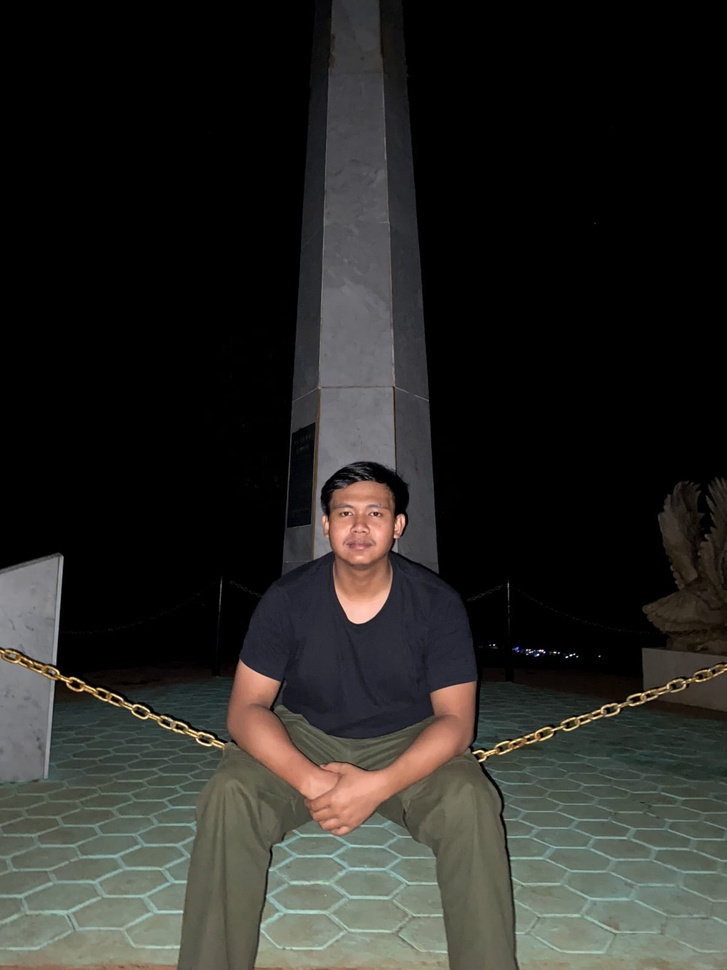
#> input picture aku.jpeg, 727 x 970 px, shrunk from 1200 x 1600 before the run
$ jupyter execute 'Filter Batas.ipynb'
#> lines starting #> are read from the running program, lines starting #| are printed output that depends on the picture
[cell 1]
import matplotlib.pyplot as plt
#matplotlib inline

from skimage import data  # Mengimpor modul data dari library skimage untuk mengakses dataset citra bawaan.
from skimage.io import imread  # Mengimpor modul imread dari library skimage.io untuk membaca citra dari file.
from skimage.color import rgb2gray  # Mengimpor modul rgb2gray dari library skimage.color untuk mengkonversi citra RGB menjadi grayscale.
import numpy as np  # Mengimpor modul numpy untuk operasi array dan manipulasi data numerik.
import cv2

[cell 2]
citra1 = imread(fname="aku.jpeg") #Membaca citra 1 dari file "aku.jpeg".
#> citra1 is the input picture: shape (970, 727, 3); mean R, G, B 41.3, 41, 37.7
citra1 = cv2.cvtColor(citra1, cv2.COLOR_RGB2GRAY) #Membaca citra "aku.jpeg" dalam mode grayscale
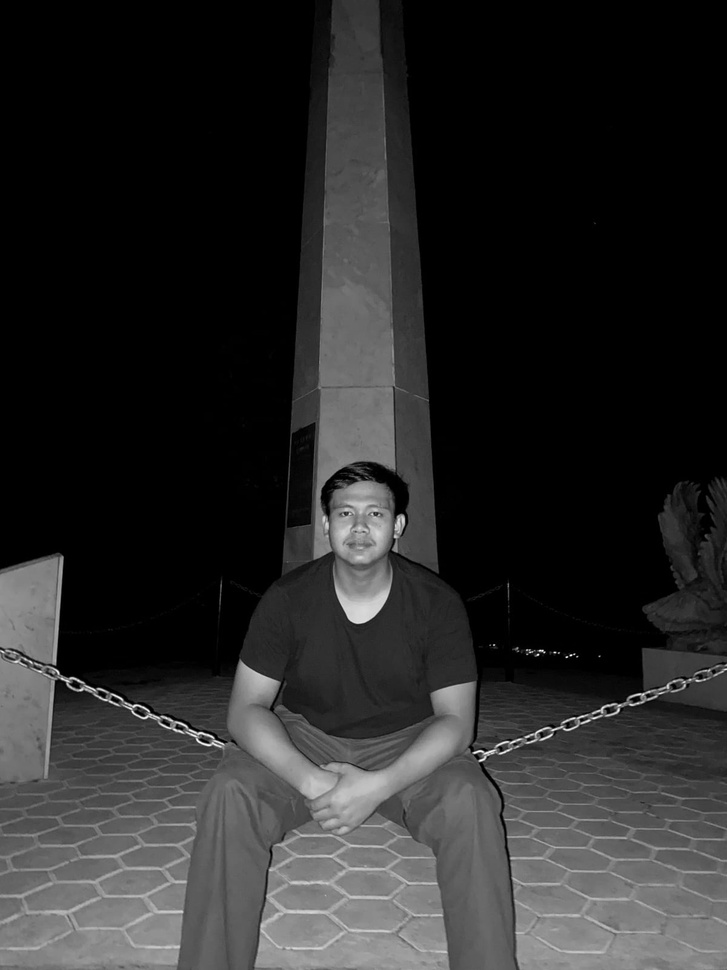
#> citra1: shape (970, 727); min 0, max 252, mean 40.7
citra2 = imread(fname="tank.jpg") #Membaca citra 2 dari file "tank.jpg".
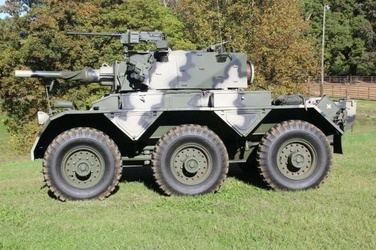
#> input picture tank.jpg, 376 x 250 px, shrunk from 620 x 413 before the run
#> citra2 is the input picture: shape (250, 376, 3); mean R, G, B 127.7, 130.7, 99.1
citra2 = cv2.cvtColor(citra2, cv2.COLOR_RGB2GRAY) #Membaca citra "tank.jpg" dalam mode grayscale
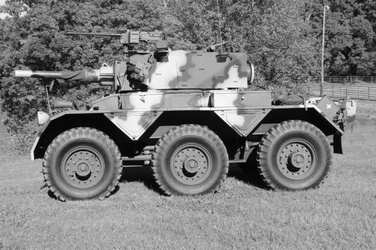
#> citra2: shape (250, 376); min 0, max 255, mean 126.2

print('Shape citra 1 : ', citra1.shape) #Menampilkan shape citra 1.
#| Shape citra 1 :  (970, 727)
print('Shape citra 1 : ', citra2.shape) #Menampilkan shape citra 2.
#| Shape citra 1 :  (250, 376)

fig, axes = plt.subplots(1, 2, figsize=(10, 10))# Membuat subplot dengan 1 baris dan 2 kolom.
ax = axes.ravel()

ax[0].imshow(citra1, cmap='gray')  #Menampilkan citra 1 pada subplot pertama.
ax[0].set_title("Citra 1")  #Mengatur judul untuk subplot pertama.
ax[1].imshow(citra2, cmap='gray')  #Menampilkan citra 2 pada subplot kedua.
ax[1].set_title("Citra 2")  #Mengatur judul untuk subplot kedua.
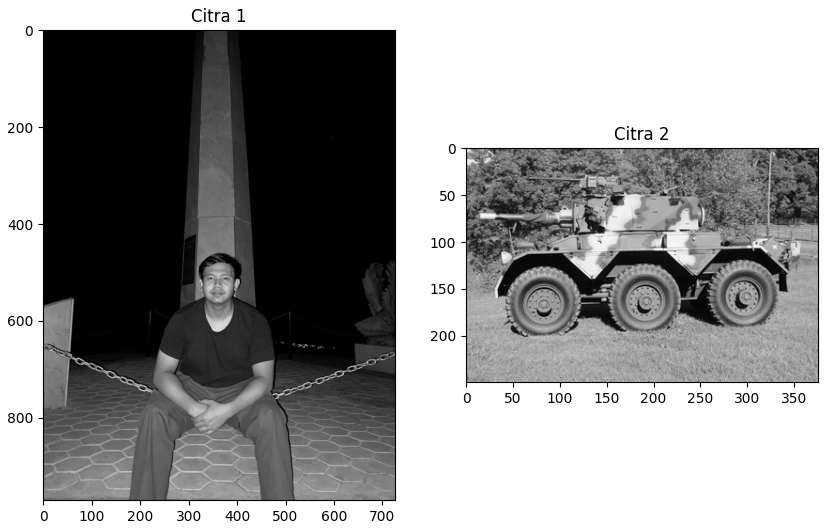
#> figure drawn by matplotlib, 2 panels

[cell 3]
copyCitra1 = citra1.copy() #Membuat salinan citra 1.
copyCitra2 = citra2.copy() #Membuat salinan citra 2.

m1,n1 = copyCitra1.shape #Mendapatkan dimensi baris (m1) dan kolom (n1) citra 1.
#> m1 = 970; n1 = 727
output1 = np.empty([m1, n1])  #Membuat matriks kosong dengan dimensi yang sama seperti citra 1 untuk menyimpan output.

m2,n2 = copyCitra2.shape #Mendapatkan dimensi baris (m2) dan kolom (n2) citra 2.
#> m2 = 250; n2 = 376
output2 = np.empty([m2, n2])  #Membuat matriks kosong dengan dimensi yang sama seperti citra 2 untuk menyimpan output.
print('Shape copy citra 1 : ', copyCitra1.shape)  #Menampilkan shape dari salinan citra 1.
#| Shape copy citra 1 :  (970, 727)
print('Shape output citra 1 : ', output1.shape)  #Menampilkan shape dari output citra 1.
#| Shape output citra 1 :  (970, 727)

print('m1 : ', m1)  #Menampilkan nilai m1 (jumlah baris) citra 1.
#| m1 :  970
print('n1 : ', n1)  #Menampilkan nilai n1 (jumlah kolom) citra 1.
#| n1 :  727
print()

print('Shape copy citra 2 : ', copyCitra2.shape)  #Menampilkan shape dari salinan citra 2.
#| Shape copy citra 2 :  (250, 376)
print('Shape output citra 3 : ', output2.shape)  #Menampilkan shape dari output citra 2.
#| Shape output citra 3 :  (250, 376)

print('m2 : ', m2)  #Menampilkan nilai m2 (jumlah baris) citra 2.
#| m2 :  250
print('n2 : ', n2)  #Menampilkan nilai n2 (jumlah kolom) citra 2.
#| n2 :  376
print()

[cell 4]
for baris in range(0, m1-1):  #Looping untuk setiap baris citra.
    for kolom in range(0, n1-1):  #Looping untuk setiap kolom citra.

        a1 = baris  #Mengatur variabel 'a1' menjadi indeks baris saat ini.
        b1 = kolom  #Mengatur variabel 'b1' menjadi indeks kolom saat ini.

        arr = np.array([copyCitra1[a1-1, b1-1], copyCitra1[a1-1, b1], copyCitra1[a1, b1+1], \
            copyCitra1[a1, b1-1], copyCitra1[a1, b1+1], copyCitra1[a1+1, b1-1],  \
            copyCitra1[a1+1, b1], copyCitra1[a1+1, b1+1]])  #Membuat array 'arr' yang berisi piksel-piksel tetangga sekitar dari citra 'copyCitra1' pada posisi (a1, b1).

        minPiksel = np.amin(arr)  #Menentukan piksel dengan nilai minimum dari array 'arr'.
        maksPiksel = np.amax(arr)  #Menentukan piksel dengan nilai maksimum dari array 'arr'.

        if copyCitra1[baris, kolom] < minPiksel:  #Jika piksel di citra 'copyCitra1' pada posisi (baris, kolom) kurang dari piksel dengan nilai minimum,
            output1[baris, kolom] = minPiksel  #Setel piksel di citra hasil (output1) pada posisi (baris, kolom) menjadi piksel dengan nilai minimum.
        else:
            if copyCitra1[baris, kolom] > maksPiksel:  #Jika piksel di citra 'copyCitra1' pada posisi (baris, kolom) lebih dari piksel dengan nilai maksimum,
                output1[baris, kolom] = maksPiksel  #Setel piksel di citra hasil (output1) pada posisi (baris, kolom) menjadi piksel dengan nilai maksimum.
            else:
                output1[baris, kolom] = copyCitra1[baris, kolom]  #Jika tidak, setel piksel di citra hasil (output1) pada posisi (baris, kolom) menjadi piksel asli dari citra 'copyCitra1'.
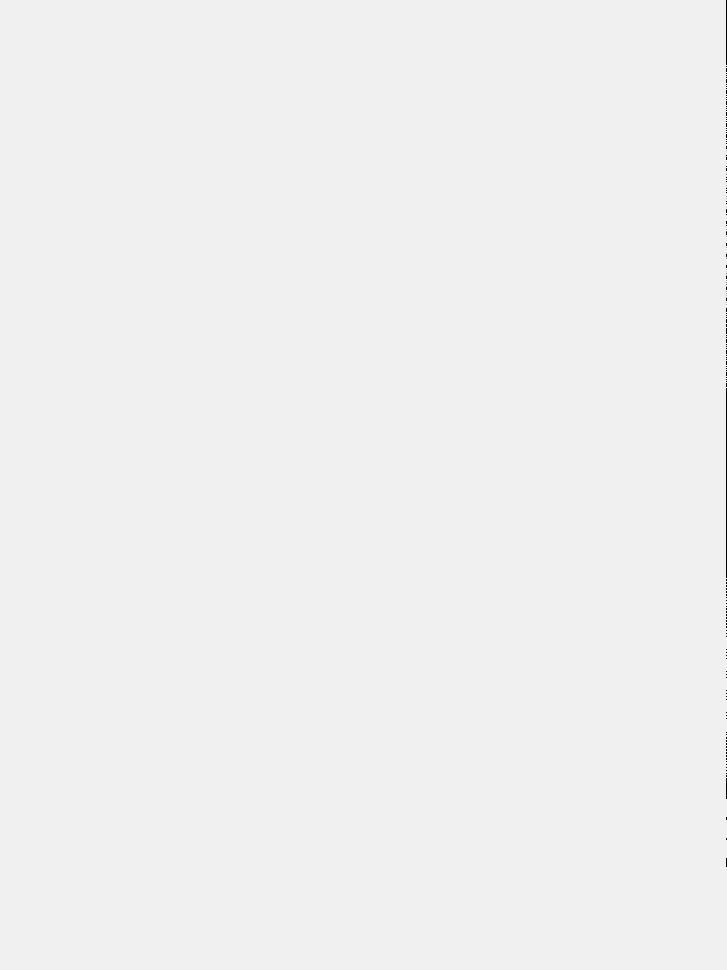
#> output1: shape (970, 727) float64; 0.07% of the values are NaN or infinite; the others: min -2.78e+307, max 1.71e+306, mean -inf; drawn with min black, max white, NaN and infinite black

[cell 5]
for baris1 in range(0, m2-1):  #Looping untuk setiap baris citra.
    for kolom1 in range(0, n2-1):  #Looping untuk setiap kolom citra.

        a1 = baris1  #Mengatur variabel 'a1' menjadi indeks baris saat ini.
        b1 = kolom1  #Mengatur variabel 'b1' menjadi indeks kolom saat ini.

        arr = np.array([copyCitra2[a1-1, b1-1], copyCitra2[a1-1, b1], copyCitra2[a1, b1+1], \
            copyCitra2[a1, b1-1], copyCitra2[a1, b1+1], copyCitra2[a1+1, b1-1],  \
            copyCitra2[a1+1, b1], copyCitra2[a1+1, b1+1]])  #Membuat array 'arr' yang berisi piksel-piksel tetangga sekitar dari citra 'copyCitra2' pada posisi (a1, b1).

        minPiksel = np.amin(arr)  #Menentukan piksel dengan nilai minimum dari array 'arr'.
        maksPiksel = np.amax(arr)  #Menentukan piksel dengan nilai maksimum dari array 'arr'.

        if copyCitra2[baris1, kolom1] < minPiksel:  #Jika piksel di citra 'copyCitra2' pada posisi (baris1, kolom1) kurang dari piksel dengan nilai minimum,
            output2[baris1, kolom1] = minPiksel  #Setel piksel di citra hasil (output2) pada posisi (baris1, kolom1) menjadi piksel dengan nilai minimum.
        else:
            if copyCitra2[baris1, kolom1] > maksPiksel:  #Jika piksel di citra 'copyCitra2' pada posisi (baris1, kolom1) lebih dari piksel dengan nilai maksimum,
                output2[baris1, kolom1] = maksPiksel  #Setel piksel di citra hasil (output2) pada posisi (baris1, kolom1) menjadi piksel dengan nilai maksimum.
            else:
                output2[baris1, kolom1] = copyCitra2[baris1, kolom1]  #Jika tidak, setel piksel di citra hasil (output2) pada posisi (baris1, kolom1) menjadi piksel asli dari citra 'copyCitra2'.

[cell 6]
fig, axes = plt.subplots(2, 2, figsize=(10, 10))  #Membuat objek subplot dengan ukuran 2x2 dan ukuran gambar 10x10.
ax = axes.ravel()  #Melakukan ravel pada objek axes untuk mendapatkan array dari semua sumbu subplot.

ax[0].imshow(citra1, cmap='gray')  #Menampilkan citra 1 pada sumbu indeks 0.
ax[0].set_title("Input Citra 1")  #Menetapkan judul untuk sumbu indeks 0.

ax[1].imshow(citra2, cmap='gray')  #Menampilkan citra 2 pada sumbu indeks 1.
ax[1].set_title("Input Citra 2")  #Menetapkan judul untuk sumbu indeks 1.

ax[2].imshow(output1, cmap='gray')  #Menampilkan output citra 1 pada sumbu indeks 2.
ax[2].set_title("Output Citra 1")  #Menetapkan judul untuk sumbu indeks 2.

ax[3].imshow(output2, cmap='gray')  #Menampilkan output citra 2 pada sumbu indeks 3.
ax[3].set_title("Output Citra 2")  #Menetapkan judul untuk sumbu indeks 3.
